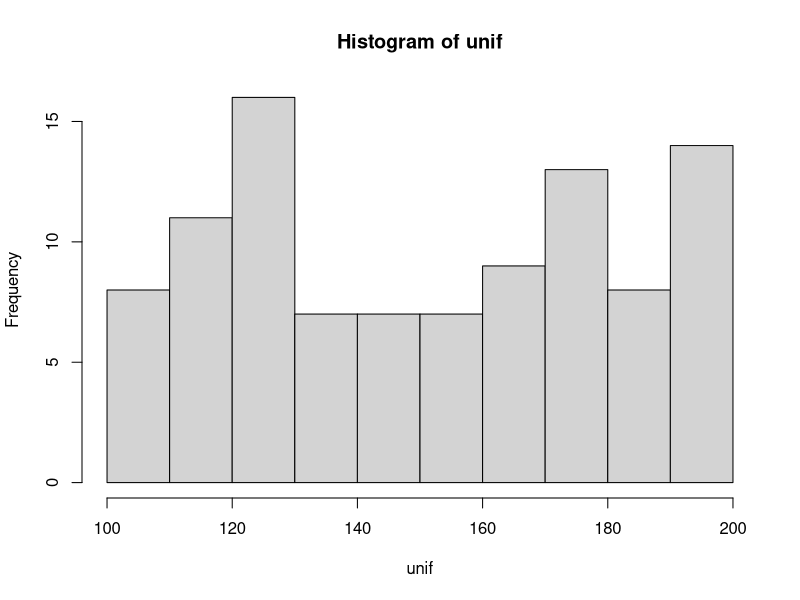
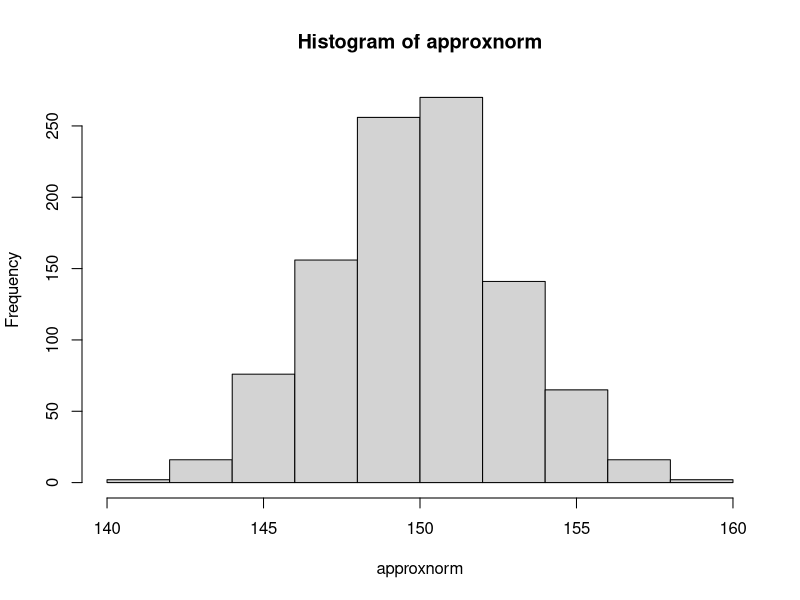
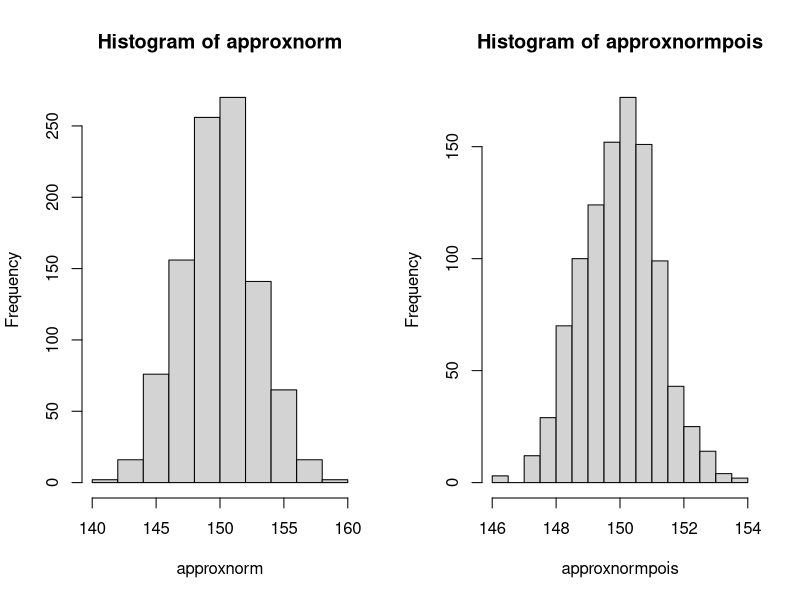
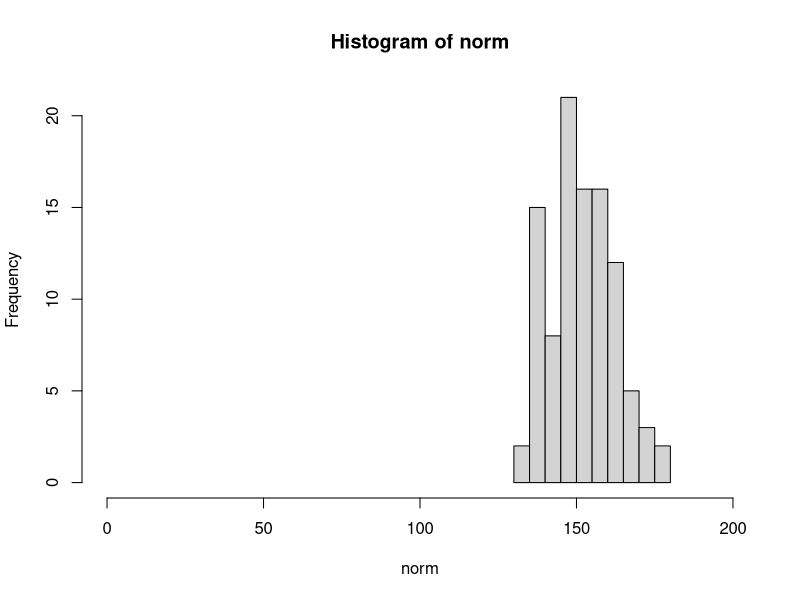
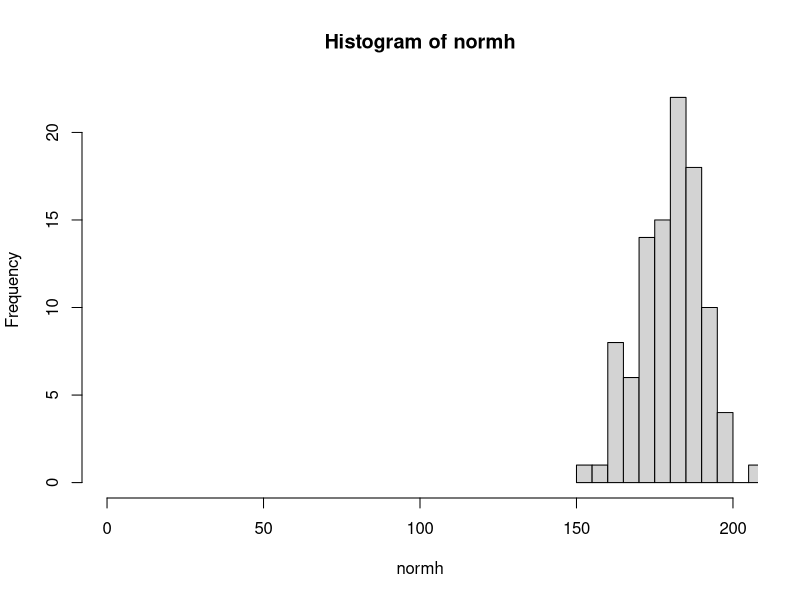
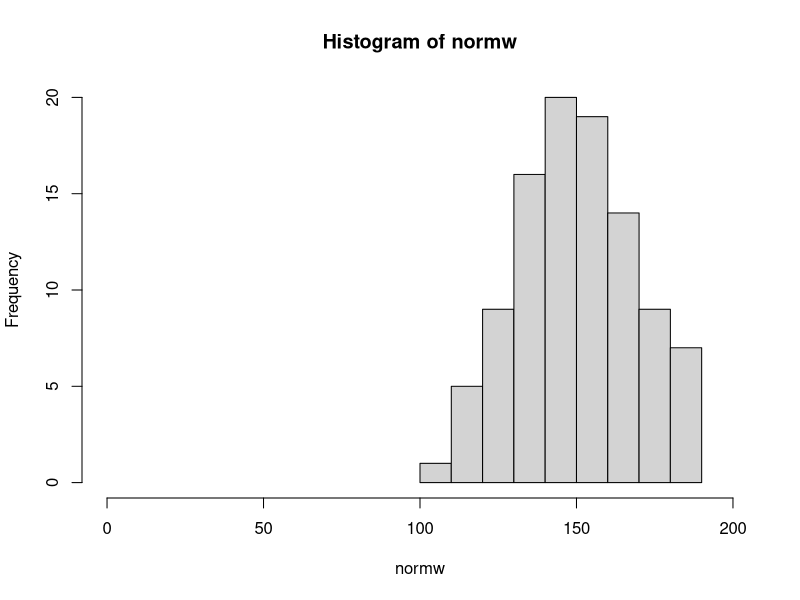

Write R code to recreate these figures, in order.
## ---- chunk 1
unif=runif(100, min=100, max=200)
hist(unif)

## ---- chunk 2
mean(runif(100, min=100, max=200))
mean(runif(100, min=100, max=200))
mean(runif(100, min=100, max=200))
mean(runif(100, min=100, max=200))

## ---- chunk 3
approxnorm=rep(0,1000)
for (i in 1:1000){
  approxnorm[i]=mean(runif(100, min=100, max=200))
}

## ---- chunk 4
hist(approxnorm)

## ---- chunk 5
approxnormpois=rep(0,1000)
for (i in 1:1000){
  approxnormpois[i]=mean(rpois(100, lambda=150))
}

## ---- chunk 6
par(mfrow=c(1,2)); hist(approxnorm); hist(approxnormpois)
par(mfrow=c(1,1))

## ---- chunk 7
norm=rnorm(100, mean=150, sd=10)
hist(norm, xlim=c(0,200))

## ---- chunk 8
normh=rnorm(100, mean=180, sd=10) #higher mean
hist(normh, xlim=c(0,200))

## ---- chunk 9
normw=rnorm(100, mean=150, sd=20) #higher variance
hist(normw, xlim=c(0,200))

